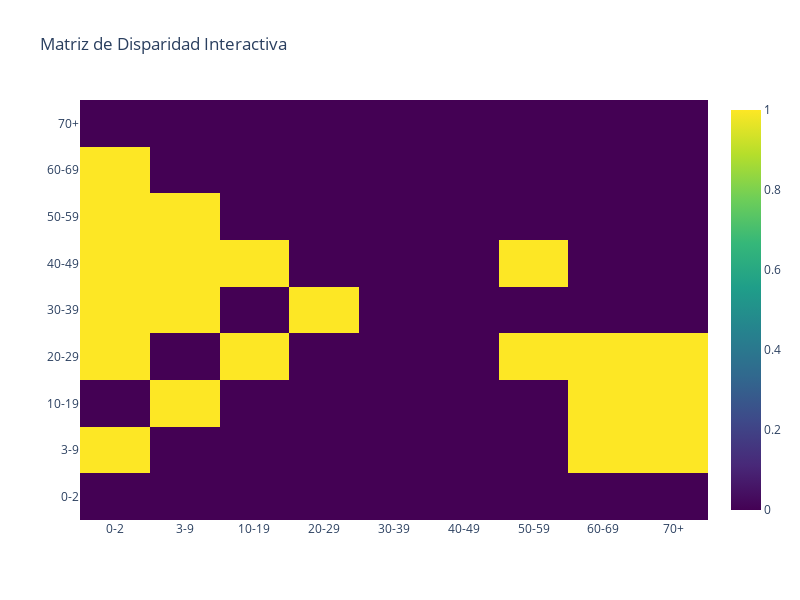

Here is the notebook cell this chart was saved with:
### Code cell
fig = go.Figure(data=go.Heatmap(
    z=result,
    x=[age_true[i] for i in range(len(result[0]))],
    y=[age_true[i] for i in range(len(result))],
    colorscale='Viridis',
    showscale=True
))
fig.update_layout(title='Matriz de Disparidad Interactiva', height=600, width=800)
fig.show()

### Figure 1 — Plotly figure (JSON) as saved in the notebook; plotly's stock layout.template omitted (floating-point values rounded to 4 significant figures)
{"data": [{"colorscale": [[0, "#440154"], [0.1111, "#482878"], [0.2222, "#3e4989"], [0.3333, "#31688e"], [0.4444, "#26828e"], [0.5556, "#1f9e89"], [0.6667, "#35b779"], [0.7778, "#6ece58"], [0.8889, "#b5de2b"], [1, "#fde725"]], "showscale": true, "type": "heatmap", "x": ["0-2", "3-9", "10-19", "20-29", "30-39", "40-49", "50-59", "60-69", "70+"], "y": ["0-2", "3-9", "10-19", "20-29", "30-39", "40-49", "50-59", "60-69", "70+"], "z": [[0, 0, 0, 0, 0, 0, 0, 0, 0], [1, 0, 0, 0, 0, 0, 0, 1, 1], [0, 1, 0, 0, 0, 0, 0, 1, 1], [1, 0, 1, 0, 0, 0, 1, 1, 1], [1, 1, 0, 1, 0, 0, 0, 0, 0], [1, 1, 1, 0, 0, 0, 1, 0, 0], [1, 1, 0, 0, 0, 0, 0, 0, 0], [1, 0, 0, 0, 0, 0, 0, 0, 0], [0, 0, 0, 0, 0, 0, 0, 0, 0]]}], "layout": {"height": 600, "title": {"text": "Matriz de Disparidad Interactiva"}, "width": 800}}
